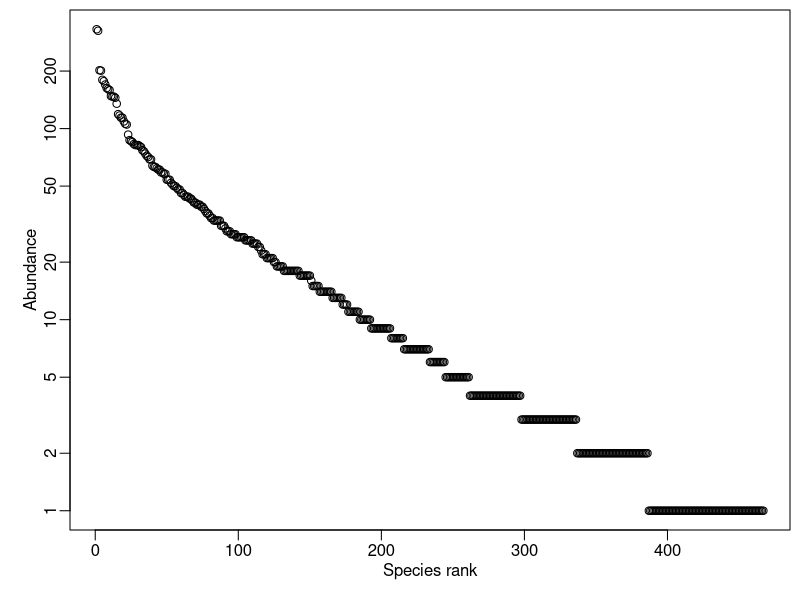
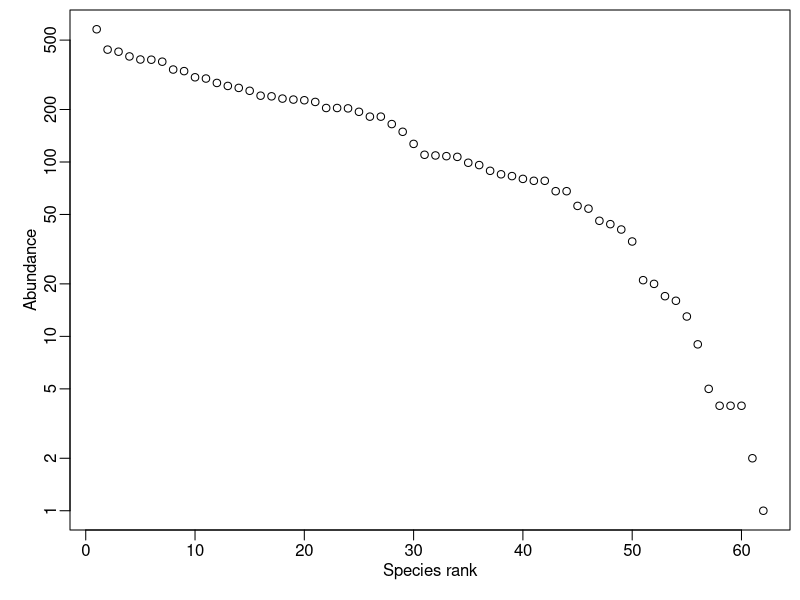

These figures' R source, in order:
## ---- chunk 1
knitr::opts_chunk$set(echo = TRUE)
## ---- chunk 2
# function to simulate meta community abundance under 
# point mutation model of speciation

pointMutMeta <- function(theta, J) {
    # initialize with every lineage being one individual
    K <- J
    V <- rep(1, J)
    
    # this will hold the abundances of the final species
    W <- c()
    
    # loop until all lineages have coalesced
    while(K > 0) {
        # determines if we have speciation or coalescence
        r <- runif(1)
        
        # the lineage to which either event happens
        i <- sample(K, 1)
        
        # determine the event
        if(r <= theta / (theta + K - 1)) { # speciation
            W <- c(W, V[i])
            V <- V[-i]
        } else { # coalescence
            j <- sample((1:K)[-i], 1)
            V[i] <- V[i] + V[j]
            V <- V[-j]
        }
        
        # after either event, number of lineages is always 
        # one less
        K <- K - 1
    }
    
    return(W)
}

# try it out
x <- pointMutMeta(theta = 100, J = 10^4)

par(mar = c(3, 3, 0, 0) + 0.5, mgp = c(1.5, 0.5, 0))
plot(sort(x, TRUE), log = 'y', xlab = 'Species rank', ylab = 'Abundance')
## ---- chunk 3
# function to simulate meta community abundance under 
# protracted model of speciation

protractMeta <- function(theta, J, tau) {
    taup <- tau / (J) # in units of generations, which themselves are in units of births
    V <- rep(1, J)
    K <- J
    W <- c()
    
    while(K > 0) {
        # total number of units of coalescence time that have passed
        t <- 0
        
        # determines how many generations until the next 
        # coalescence event
        r <- runif(1)
        
        t <- t - log(r) / (K * (K - 1))
        
        if(taup > t) {  # coalescence without speciation
            ij <- sample(K, 2)
            V[ij[1]] <- sum(V[ij])
            V <- V[-ij[2]]
            K <- K - 1
        } else {  # point mut algo
            # the lineage to which either event happens
            i <- sample(K, 1)
            
            # determine the event
            if(r <= theta / (theta + K - 1)) { # speciation
                W <- c(W, V[i])
                V <- V[-i]
            } else { # coalescence
                j <- sample((1:K)[-i], 1)
                V[i] <- V[i] + V[j]
                V <- V[-j]
            }
            
            # after either event, number of lineages is always 
            # one less
            K <- K - 1
        }
        
    }
    
    return(W)
}

# try it out
x <- protractMeta(100, 10^4, 2)

par(mar = c(3, 3, 0, 0) + 0.5, mgp = c(1.5, 0.5, 0))
plot(sort(x, TRUE), log = 'y', xlab = 'Species rank', ylab = 'Abundance')
